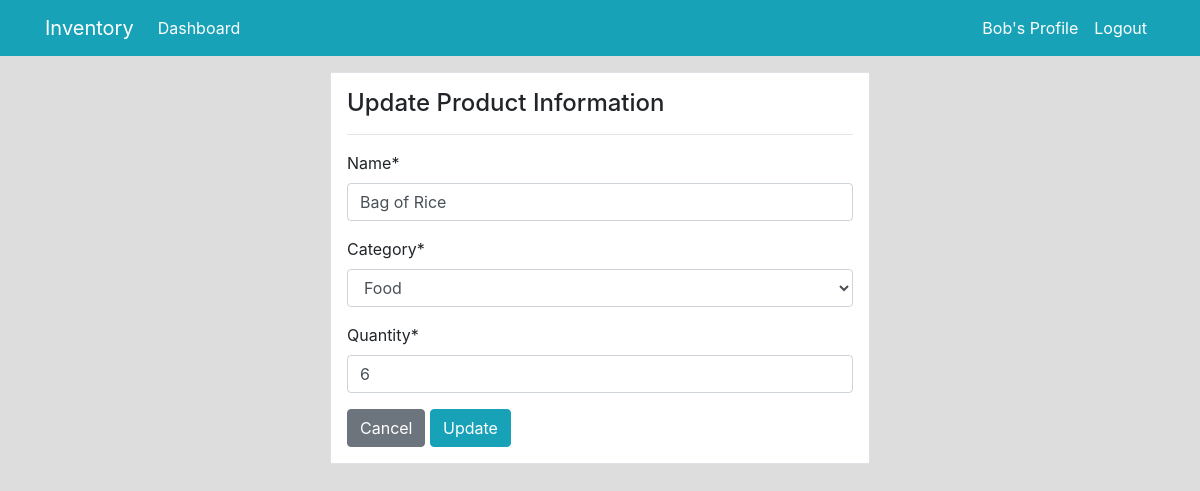
Page /product/edit/1/ (signed in) on the committed database.
### dashboard/models.py (models this page shows, shortened)
class Product(models.Model):
       name=models.CharField(max_length=100,null=True)
       category=models.CharField(max_length=20,choices=CATEGORY, null=True)
       quantity=models.PositiveIntegerField(null=True)
       class Meta:
              verbose_name_plural='Product'

### dashboard/views.py (the view)
# urls.py: path('product/edit/<int:pk>/',views.product_update,name="dashboard-product-edit"),
def product_update(request,pk):
       item=Product.objects.get(id=pk)
       if request.method=='POST':
              form=ProductForm(request.POST,instance=item)
              if form.is_valid():
                     form.save()
                     return redirect('dashboard-product')
       else:
              form=ProductForm(instance=item)
       context={
              'form':form
       }
       return render(request,'dashboard/product_edit.html',context)

### dashboard/forms.py
class ProductForm(forms.ModelForm):
       class Meta:
              model=Product
              fields=['name','category','quantity']

### templates/dashboard/product_edit.html (shortened to what this page needs)
{% extends 'partials/base.html' %}
{% load crispy_forms_tags %}
{% block content %}
<div class="container">
       <div class="row my-3">
              <div class="col-md-6 offset-md-3">
                     <div class="border bg-white p-3">
                            <h4>Update Product Information</h4>
                            <hr>
                            <form method="POST">
                                   {{ form|crispy }}
                            <a href="{% url 'dashboard-product' %}" class="btn btn-secondary">Cancel</a>
                            <input  class="btn btn-info" type="submit" value="Update">
                     </form>
                     </div>
              </div>
       </div>
</div>
{% endblock %}

### templates/partials/nav.html (shortened to what this page needs)
<nav class="navbar navbar-expand-lg navbar-info bg-info">
    {% if user.is_authenticated %}
       <div class="container">
           <a class="navbar-brand text-white" href="{% url 'dashboard-index' %}">Inventory</a>
           <div class="collapse navbar-collapse" id="navbarSupportedContent">
               <ul class="navbar-nav mr-auto">
                   <li class="nav-item active">
                       <a class="nav-link text-white" href="{% url 'dashboard-index' %}">Dashboard </a>
                   </li>
               </ul>
               <ul class="navbar-nav ml-auto">
                   <li class="nav-item active">
                       <a class="nav-link text-white" href="{% url 'user-profile' %}">{{user.username}}'s Profile </a>
                   </li>
                   <li class="nav-item">
                       <a class="nav-link text-white" href="{% url 'user-logout' %}">Logout</a>
                   </li>
               </ul>
       {% endif %}
   </nav>

### static/style.css (style rules this page uses)
body { background: rgb(221, 221, 221); }

### rows in the picture
Product: name "Bag of Rice", category "Food", quantity "6"

### other values in the picture
{{ user.username }} "Bob"
